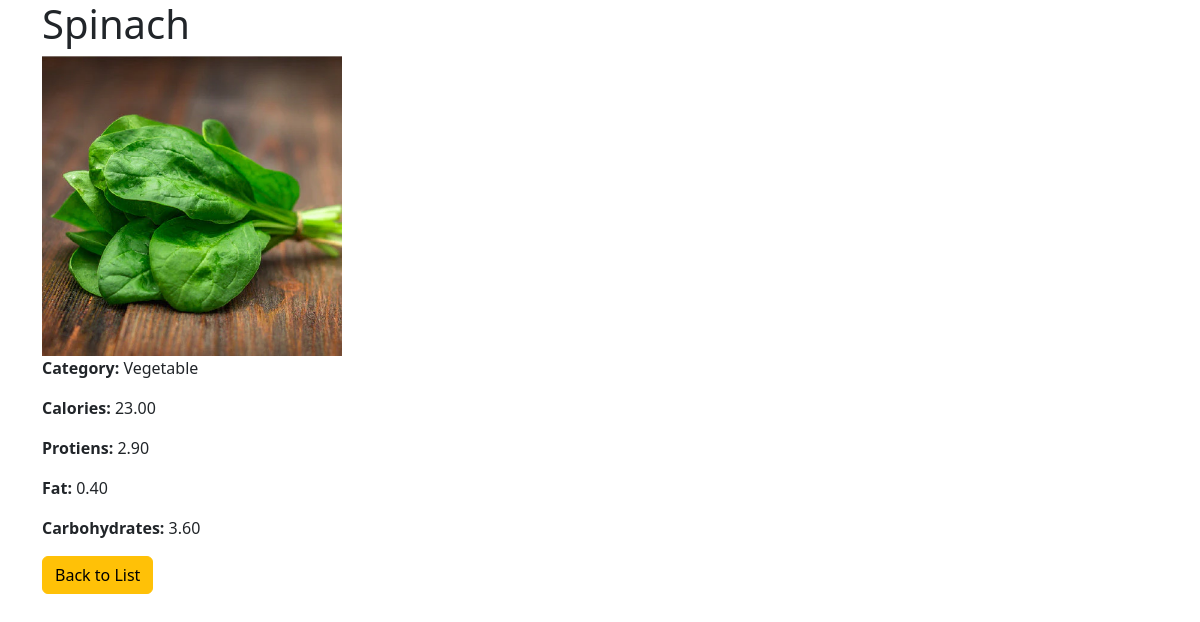
Page /details/1/ on the committed database.
### Nutritionapp/models.py (models this page shows, shortened)
class FoodData(models.Model):
    name = models.CharField(max_length=100)
    category = models.CharField(max_length=100)
    protiens = models.DecimalField(max_digits=6, decimal_places=2)
    fat = models.DecimalField(max_digits=6, decimal_places=2)
    calories = models.DecimalField(max_digits=6, decimal_places=2)
    carbohydrates = models.DecimalField(max_digits=6, decimal_places=2)
    image = models.ImageField(upload_to='userimg/',blank=True,null=True)

### Nutritionapp/views.py (the view)
# urls.py: path('details/<int:id>/',views.food_detail,name='food_detail'),
def food_detail(request,id=0):
    details = get_object_or_404(FoodData,id = id)
    return render(request,"food_detail.html",{"details" : details})

### templates/food_detail.html (shortened to what this page needs)
<!DOCTYPE html>
<html lang="en">
<head>
    <link href="https://cdn.jsdelivr.net/npm/bootstrap@5.3.3/dist/css/bootstrap.min.css" rel="stylesheet">
</head>
<body>
    <div class="container">
        <div class="jumbotron">
            <h1>{{ details.name }}</h1>
            <img src="{{ details.image.url }}" alt="{{ details.name }}" width="300">
            <p><strong>Category:</strong> {{ details.category }}</p>
            <p><strong>Calories:</strong> {{ details.calories }}</p>
            <p><strong>Protiens:</strong> {{ details.protiens }}</p>
            <p><strong>Fat:</strong> {{ details.fat }}</p>
            <p><strong>Carbohydrates:</strong> {{ details.carbohydrates }}</p>
        </div>
        <a href="{% url 'food_list' %}" class="btn btn-warning">Back to List</a>
    </div>
</body>
</html>

### rows in the picture
FoodData: image (picture), category "Vegetable", calories "23.00", protiens "2.90", fat "0.40", carbohydrates "3.60"
